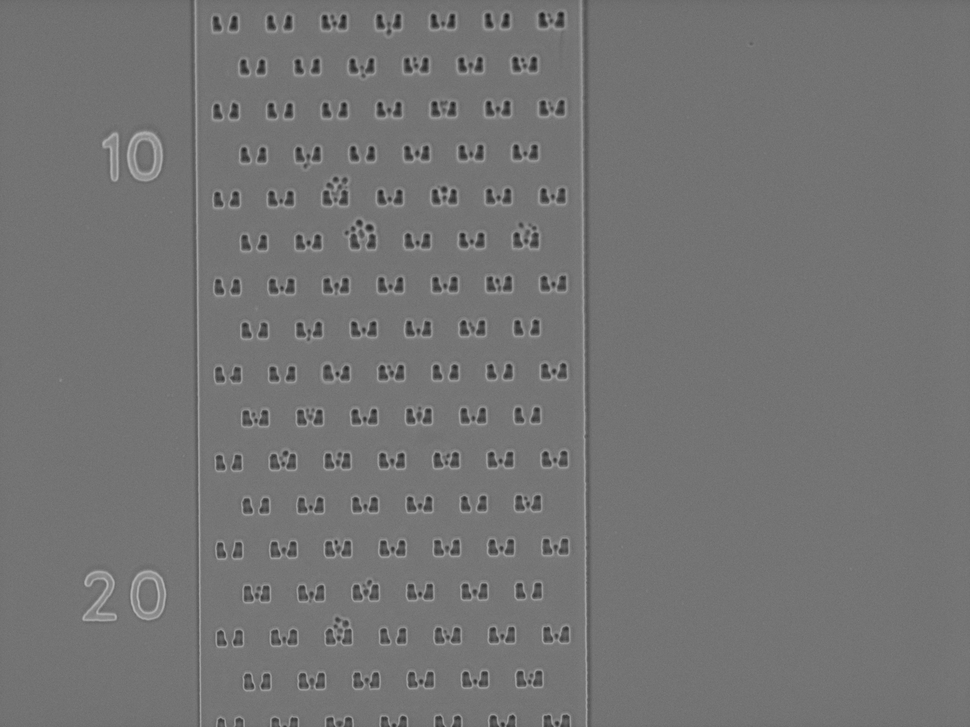
%> input picture HYAA-image-analysis/workspace/cell2.png, 970 x 727 px, shrunk from 1280 x 960 before the run, given in place of cell2.tif, which was not available
$ octave celltrap.m   (GNU Octave 9; MATLAB toolbox functions it lacks are replaced by stand-ins)
%> lines starting %> are read from the running program, lines starting %| are printed output that depends on the picture; in (x1, y1, x2, y2) boxes, pixels count from 0 and x2, y2 are one past the last pixel; in counts of white or black regions, pixels touching at a corner belong together; the program's own positions count from 1; pictures that were not available may be replaced by others from this repository, and a replacement may not be noted
clc;
close all;

A=imread('cell2.tif');
%> A is the input picture: size 727x970 uint8; min 20, max 183, mean 115.7
figure, imshow(A);
title ('original image')
B=im2bw(A);
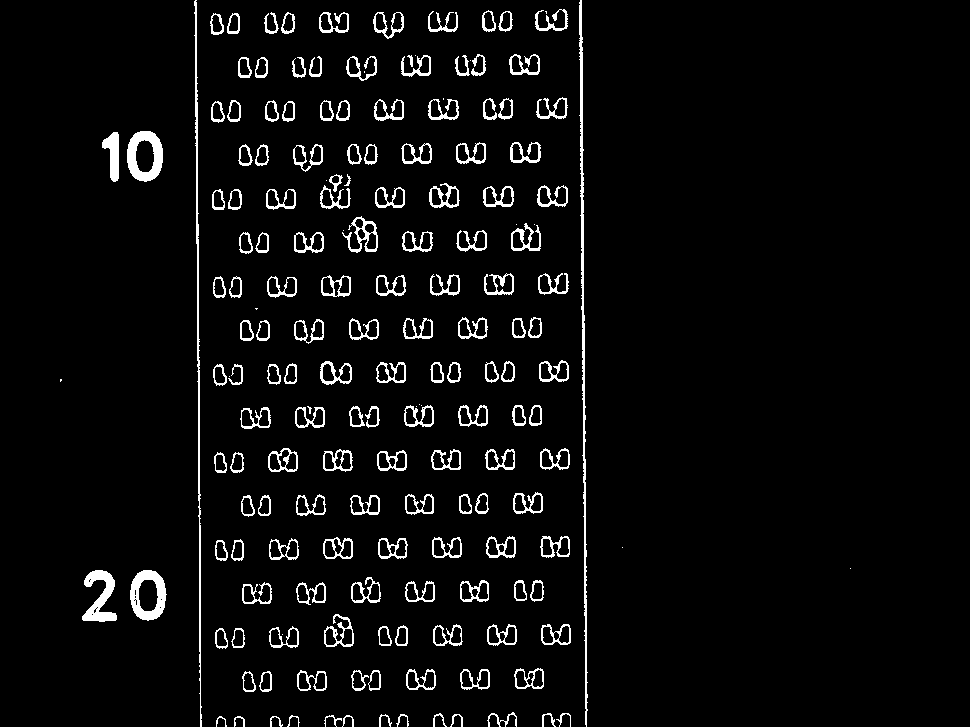
%> B: size 727x970 logical; 4.6% white in thin lines or dots, all inside (x1, y1, x2, y2) = (60, 0, 851, 727)
figure, imshow(B);
C = imfill(B,'holes');
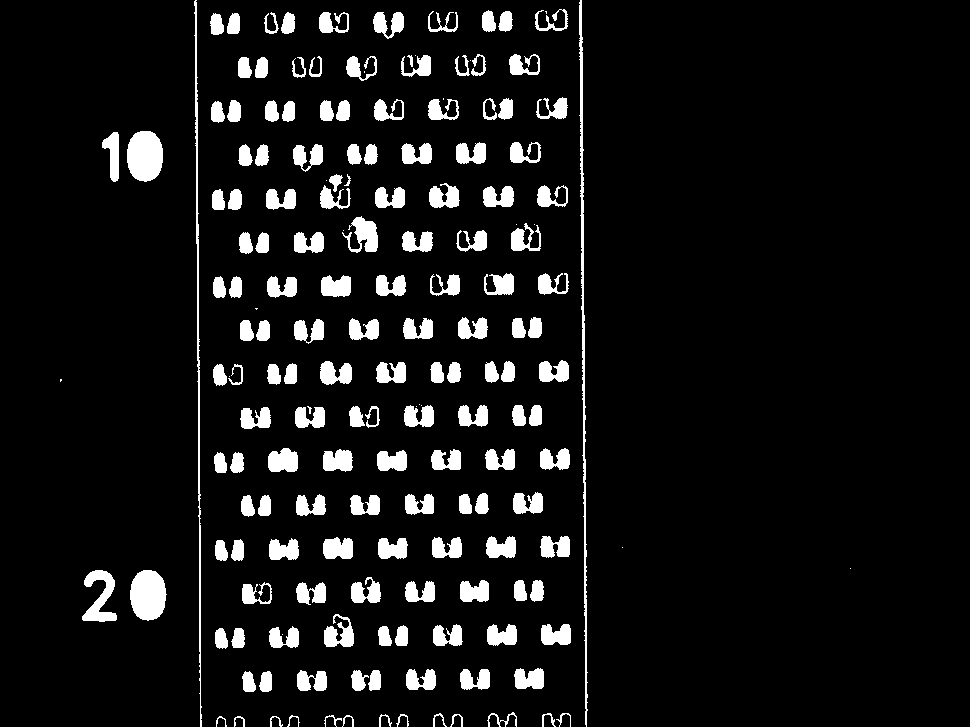
%> C: size 727x970 logical; 8% white; 177 white regions (19 under 20 px), largest, box (x1, y1, x2, y2) and area: (579, 0, 588, 727) 1873, (127, 131, 163, 182) 1502, (130, 570, 167, 621) 1485
figure, imshow(C);
label = bwlabel(C);
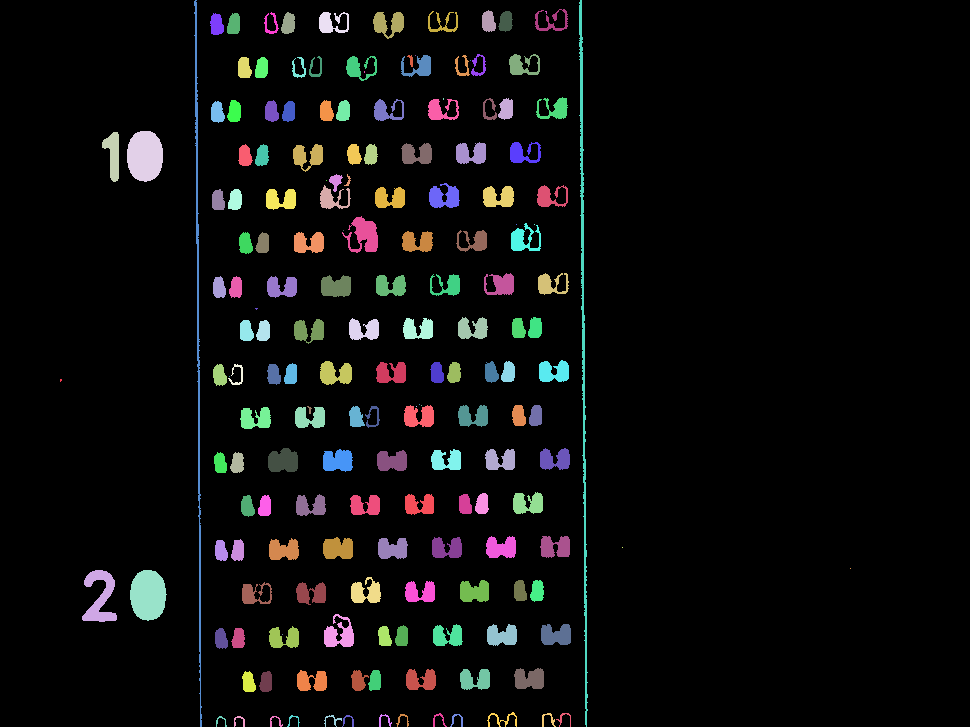
%> label: size 727x970 double; 178 distinct labels, from 0 to 177; one colour per label, 0 black

$ run again, with HYAA-image-analysis/workspace/cell1.png copied over HYAA-image-analysis/workspace/cell2.png
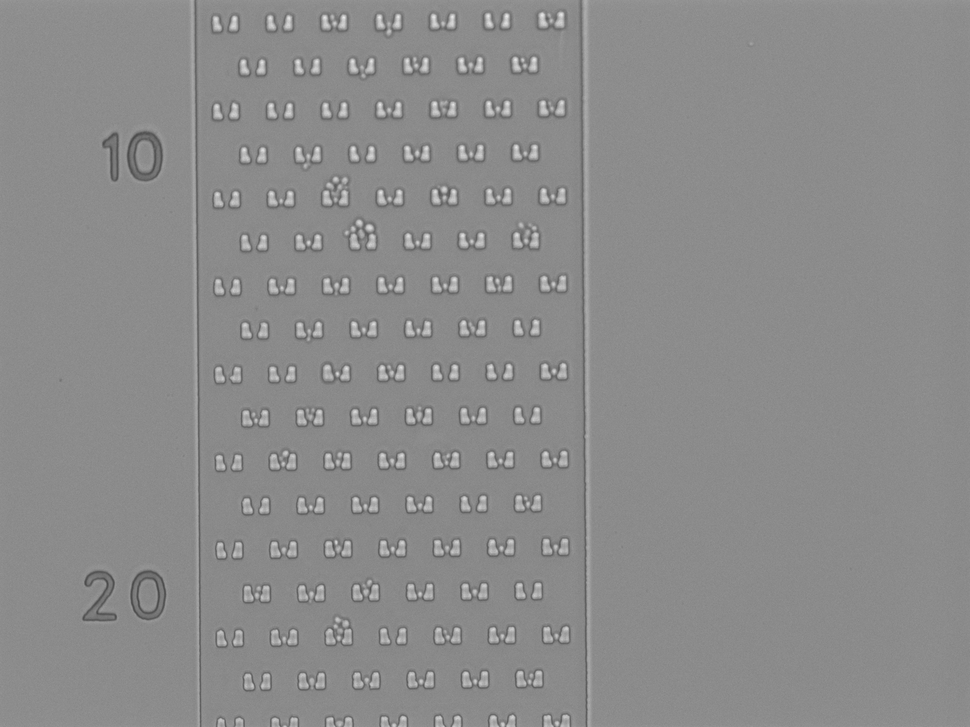
%> input picture HYAA-image-analysis/workspace/cell1.png, 970 x 727 px, shrunk from 1280 x 960 before the run, given in place of cell2.tif, which was not available
%> A is the input picture: size 727x970 uint8; min 72, max 235, mean 139.3
%> `B=im2bw(A);`:
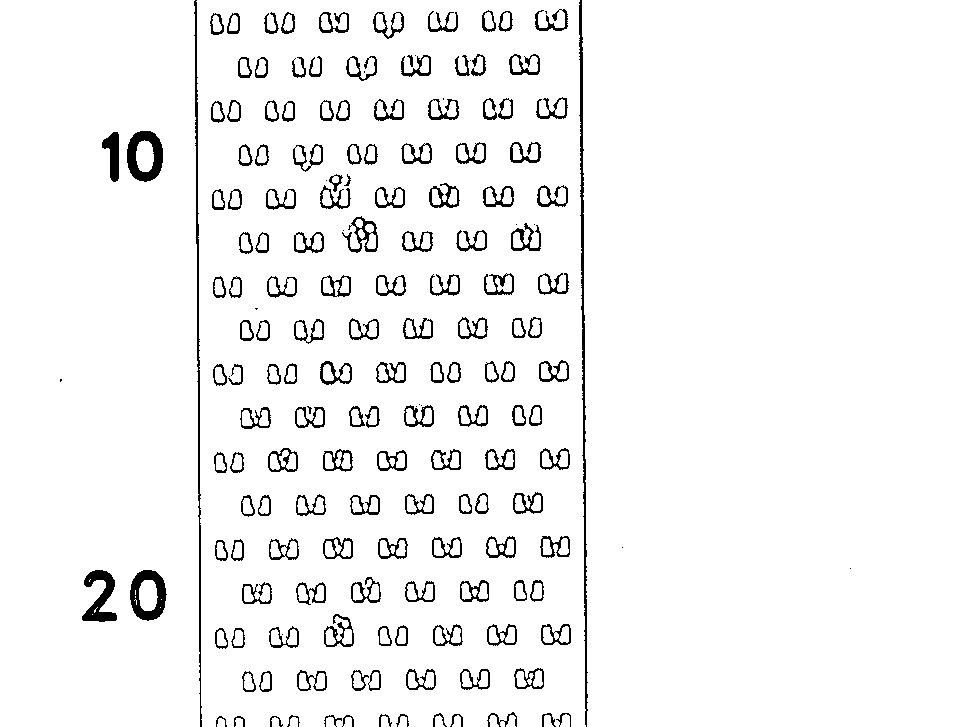
%> B: size 727x970 logical; 95.4% white; black in thin lines or dots, all inside (x1, y1, x2, y2) = (60, 0, 851, 727)
%> C: size 727x970 logical; 99.4% white; black in thin lines or dots, all inside (x1, y1, x2, y2) = (194, 0, 588, 727)
%> `label = bwlabel(C);`:
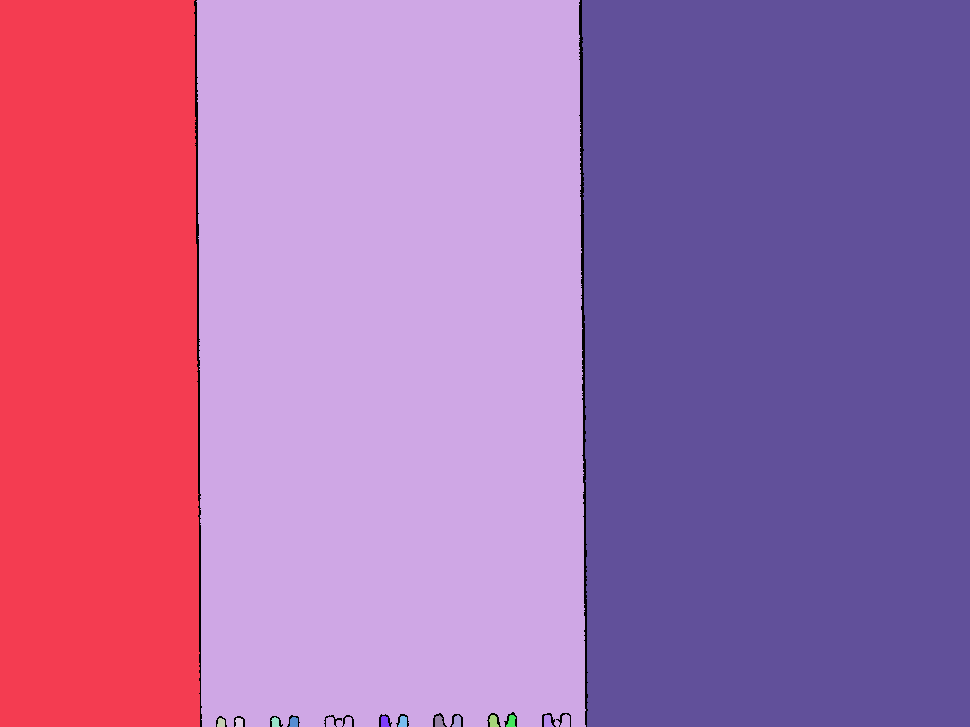
%> label: size 727x970 double; 15 distinct labels, from 0 to 14; one colour per label, 0 black

$ run again, with HYAA-image-analysis/workspace/cell3.png copied over HYAA-image-analysis/workspace/cell2.png
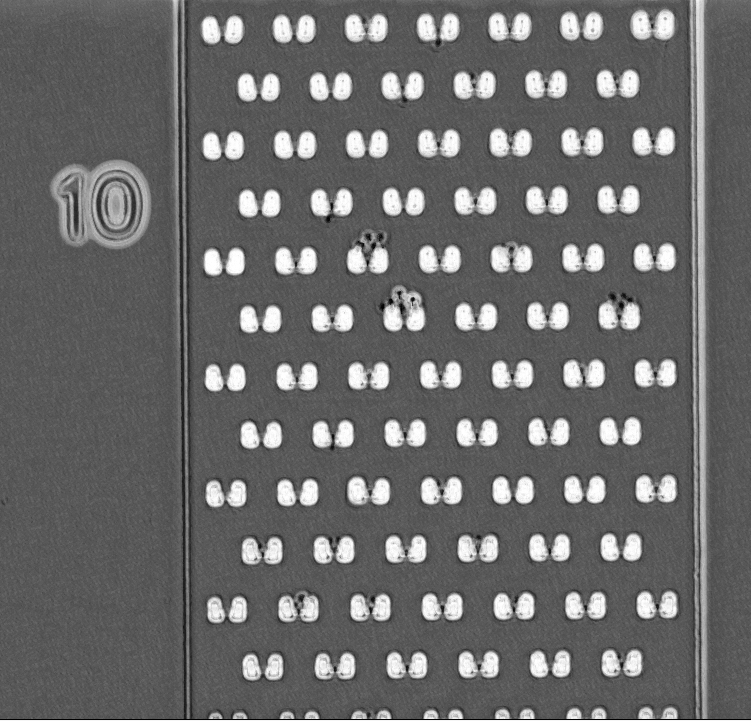
%> input picture HYAA-image-analysis/workspace/cell3.png, 751 x 721 px, given in place of cell2.tif, which was not available
%> A is the input picture: size 721x751x3 uint8; min 0, max 255, mean 106.4
%> `B=im2bw(A);`:
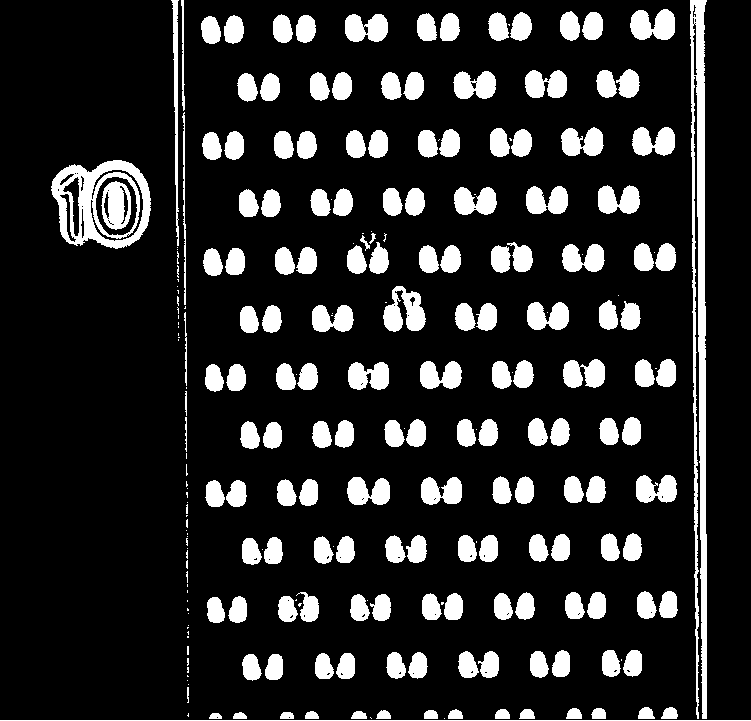
%> B: size 721x751 logical; 15.6% white; 245 white regions (81 under 20 px), largest, box (x1, y1, x2, y2) and area: (690, 0, 707, 719) 7169, (51, 160, 151, 249) 4002, (383, 286, 426, 332) 1192
%> C: size 721x751 logical; 16% white; 244 white regions (81 under 20 px), largest, box (x1, y1, x2, y2) and area: (690, 0, 707, 719) 7305, (51, 160, 151, 249) 6995, (383, 286, 426, 332) 1217
%> `label = bwlabel(C);`:
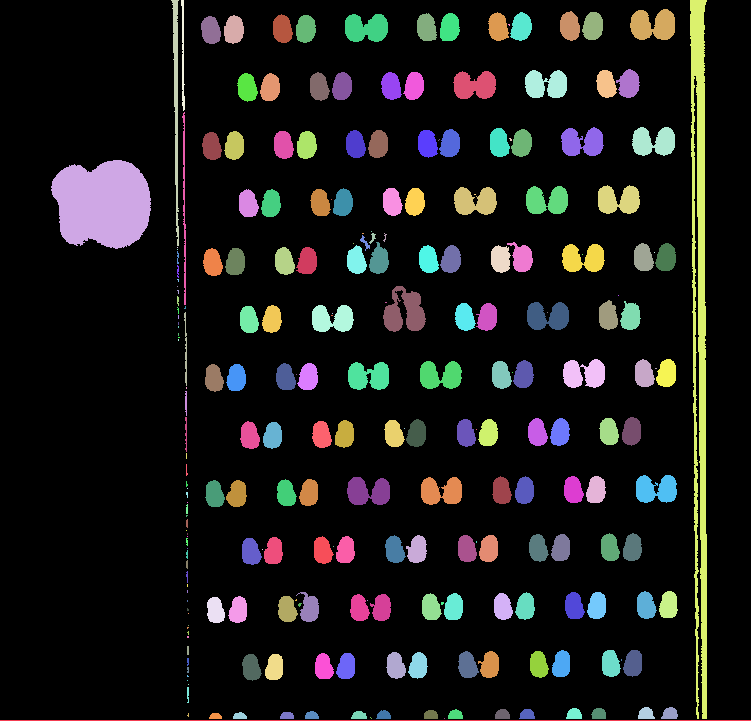
%> label: size 721x751 double; 245 distinct labels, from 0 to 244; one colour per label, 0 black

$ run again, with HYAA-image-analysis/workspace/cell4.png copied over HYAA-image-analysis/workspace/cell2.png
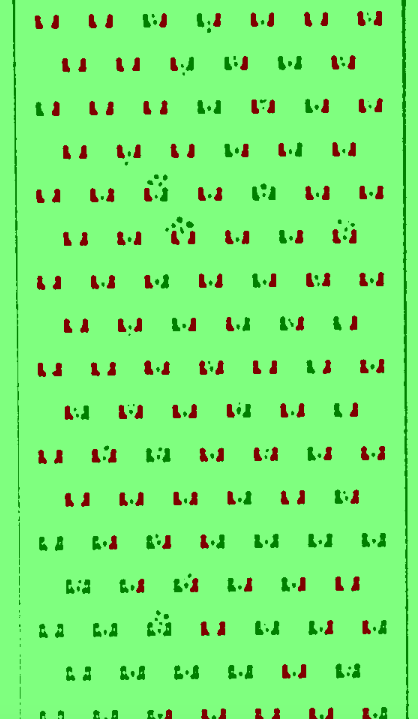
%> input picture HYAA-image-analysis/workspace/cell4.png, 418 x 719 px, given in place of cell2.tif, which was not available
%> A is the input picture: size 719x418x3 uint8; mean R, G, B 122.7, 240.5, 117.6
%> `B=im2bw(A);`:
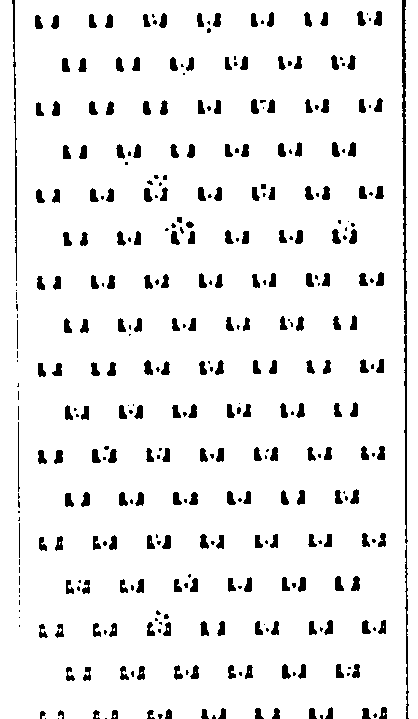
%> B: size 719x418 logical; 92.8% white; 377 black regions (144 under 20 px), largest, box (x1, y1, x2, y2) and area: (402, 0, 408, 544) 1432, (12, 0, 17, 281) 465, (405, 545, 409, 719) 301
%> `label = bwlabel(C);`:
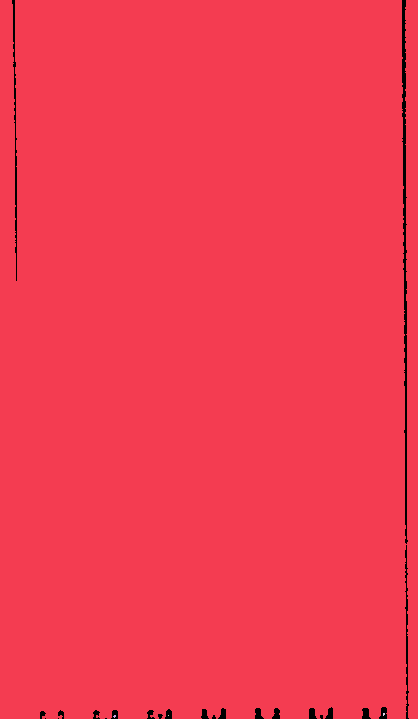
%> label: size 719x418 double; 5 distinct labels, from 0 to 4; one colour per label, 0 black
